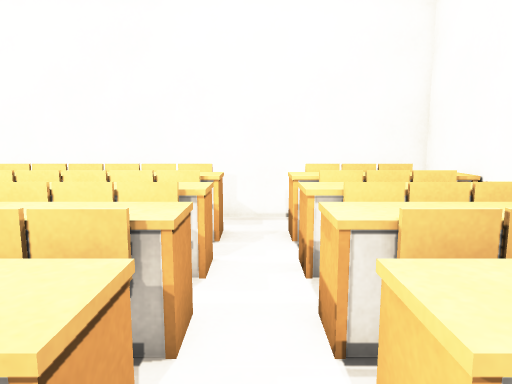
View 1 (above)

12 first-person views from a walk through a 3-D level made in the Unity game engine. The camera is 1.2 m above the floor, tilts 8° down and sees 70° across. The floor is counted in squares, 0.5 m on a side. Each view is taken from the middle of a square. On the plan, view 1 faces up. The plan holds only what a view shows up to about 20 squares ahead; the rest is blank. Some animated figures are left out. Some surface patterns are stand-ins.

View 2
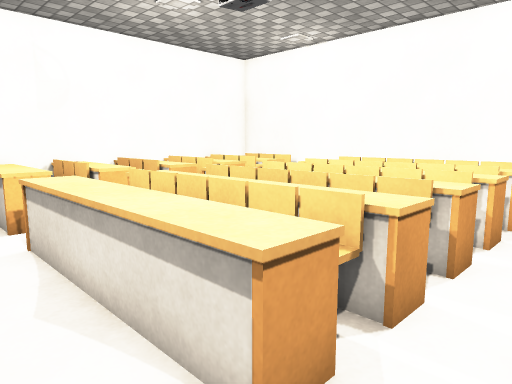

View 3
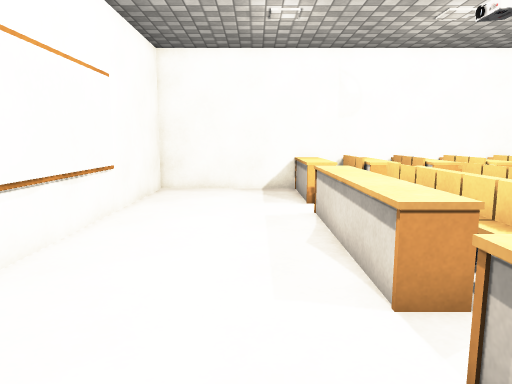

View 4
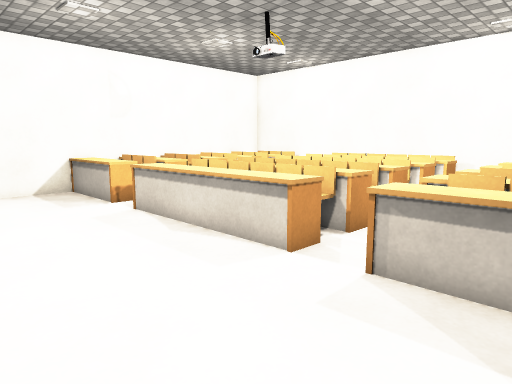

View 5
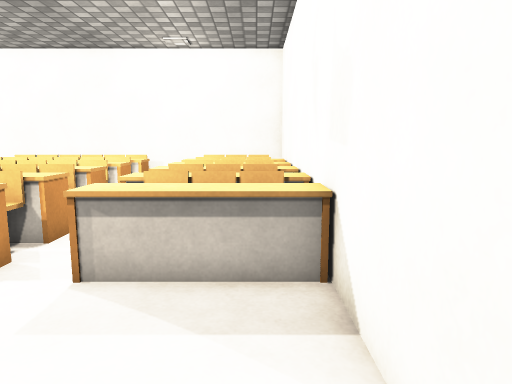

View 6
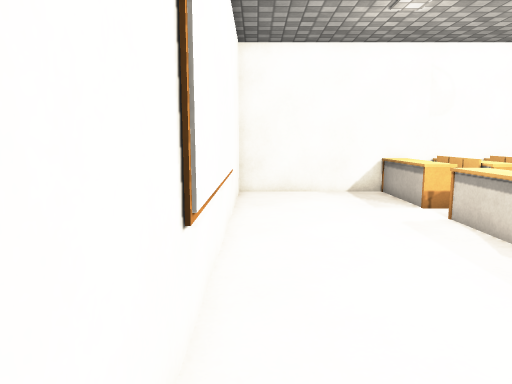

View 7
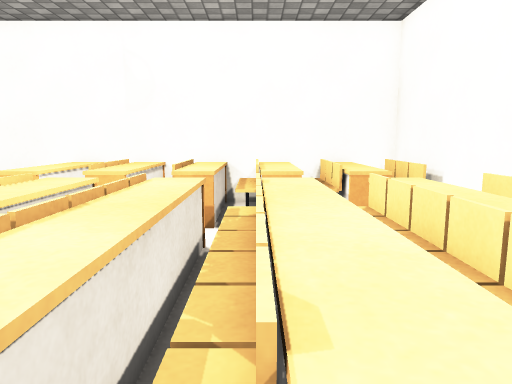

View 8
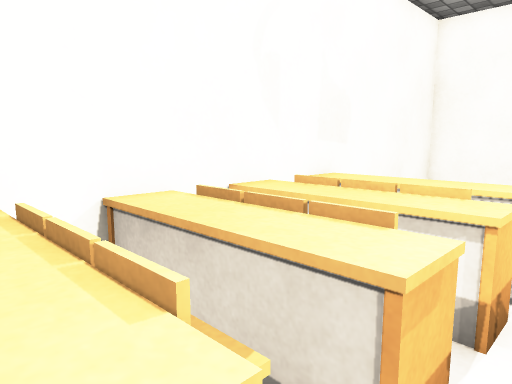

View 9
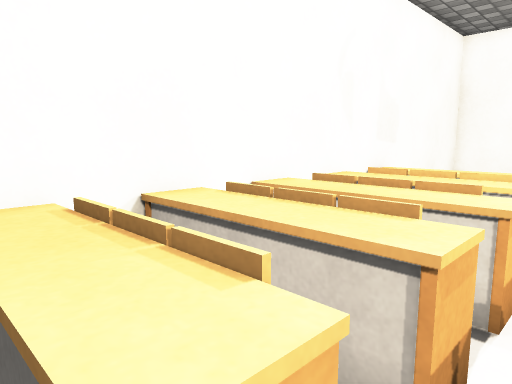

View 10
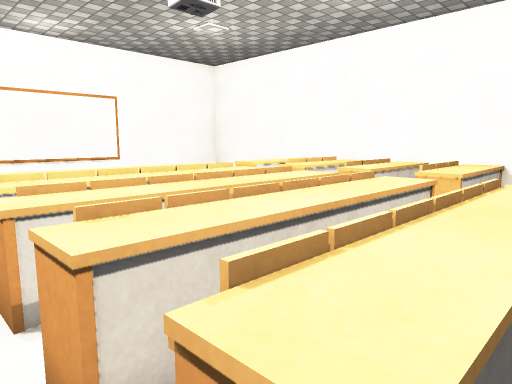

View 11
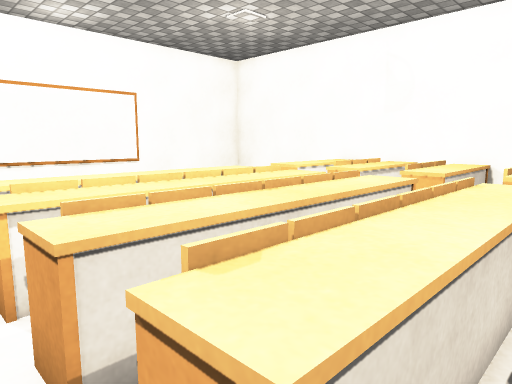

View 12
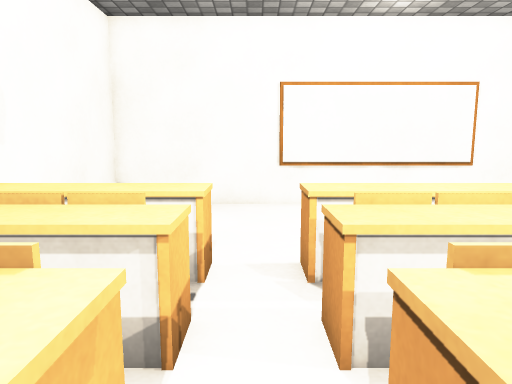

### Floor plan
Key: @ floor where view 1 was taken; # wall or solid block; x gap in a wall; . main floor; : floor 0.5 m higher than the main floor; + floor 0.75 m higher than the main floor; = window, fence, low wall or low ledge; ^ raised ledge; O other object.
Columns run from 14 left of view 1 to 5 right of it. Each row starts with its distance up from view 1.
 11 ####################
 10 #  .  .............#
  9 ^^^^^ ^^^^^^^^.^^^^^
  8 #OOO  .::::::...OOO#
  7 #OOOx x++++++x.xOOO#
  6 #OOOx x::::::x.xOOO#
  5 #====.========.====#
  4 #OOO= =OOOOOO=.=OOO#
  3 #            ...   #
  2 #==== ========.====#
  1 #:=== .OO==OO..===:#
  0 ^^^^^ ^^^^^^^^@^^^^^
 -1 ^^^^^.^^^^^^^^.^^^^^
 -2 #..................#
 -3 #..................#
 -4 #..................#
 -5 #................  #
 -6 #...............   #
 -7 #............... ..#
 -8 ####################

Where each view was taken, in squares from view 1:
view 1: 0 up, 0 right, facing up
view 2: 3 down, 1 right, facing up-left
view 3: 3 down, 4 right, facing left
view 4: 7 down, 4 right, facing up-left
view 5: 7 down, 4 right, facing up
view 6: 7 down, 3 right, facing left
view 7: 6 up, 0 right, facing left
view 8: 7 up, 0 right, facing down-right
view 9: 10 up, 0 right, facing down-right
view 10: 10 up, 0 right, facing down-left
view 11: 8 up, 0 right, facing down-left
view 12: 6 up, 0 right, facing down
